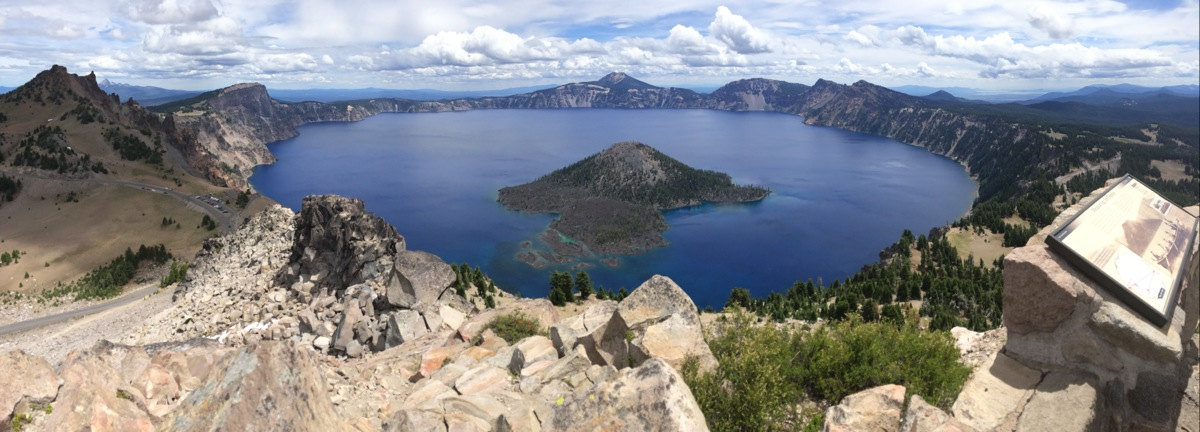
#> input picture createrLake.tiff, 1200 x 432 px
$ jupyter execute compression_and_decompression_test.ipynb   (shell and % lines are left out)   (older library calls are emulated)
#> lines starting #> are read from the running program, lines starting #| are printed output that depends on the picture
[cell 1]
#initialise variables and import dependencies
%pylab
import numpy as np
from numpy import *
import matplotlib.pyplot as plt
from scipy import fftpack
from scipy import misc
from scipy import ndimage
from __future__ import division
from sys import getsizeof
import IPython
import scipy
# Import functions and libraries
import numpy as np
import matplotlib.pyplot as plt
import scipy
from PIL import Image

from numpy import pi
from numpy import sin
from numpy import zeros
from numpy import r_
from scipy import signal
from scipy import misc # pip install Pillow
import matplotlib.pylab as pylab
import os
# import zigzag functions
from zigzag import *

[cell 2]
# [4 lines left out: function formatImage, not called in this run]

def reformatImage(image):
    img = np.array(image, dtype = uint8)
    return img
def dct2(a):
    return scipy.fftpack.dct( scipy.fftpack.dct( a, axis=0, norm='ortho' ), axis=1, norm='ortho' )

def idct2(a):
    return scipy.fftpack.idct( scipy.fftpack.idct( a, axis=0 , norm='ortho'), axis=1 , norm='ortho')

# [26 lines left out: functions EE123_psnr, rgb_to_ycbcr, ycbcr_to_rgb, not called in this run]

# Quantization Matrix
QUANTIZATION_MAT_Y = np.array([[16,11,10,16,24,40,51,61],[12,12,14,19,26,58,60,55],[14,13,16,24,40,57,69,56 ],[14,17,22,29,51,87,80,62],[18,22,37,56,68,109,103,77],[24,35,55,64,81,104,113,92],[49,64,78,87,103,121,120,101],[72,92,95,98,112,100,103,99]])
QUANTIZATION_MAT_C = np.array([[17, 18, 24, 47, 99, 99, 99, 99],[18, 21, 26, 66, 99, 99, 99, 99],[24, 26, 56, 99, 99, 99, 99, 99],[47, 66, 99, 99, 99, 99, 99, 99],[99, 99, 99, 99, 99, 99, 99, 99],[99, 99, 99, 99, 99, 99, 99, 99],[99, 99, 99, 99, 99, 99, 99, 99],[99, 99, 99, 99, 99, 99, 99, 99],])


# [16 lines left out: function get_run_length_encoding, not called in this run]
# defining block size
block_size = 8

[cell 3]
#open image fille
rgbImage = misc.imread("createrLake.tiff")
#> rgbImage is the input picture: shape (432, 1200, 3); mean R, G, B 135.6, 137.4, 141.3
os.stat("createrLake.tiff").st_size

[cell 4]
#split into RGB Channels and overlay with black

#Extract color channels
redChannel = rgbImage[:,:,0]
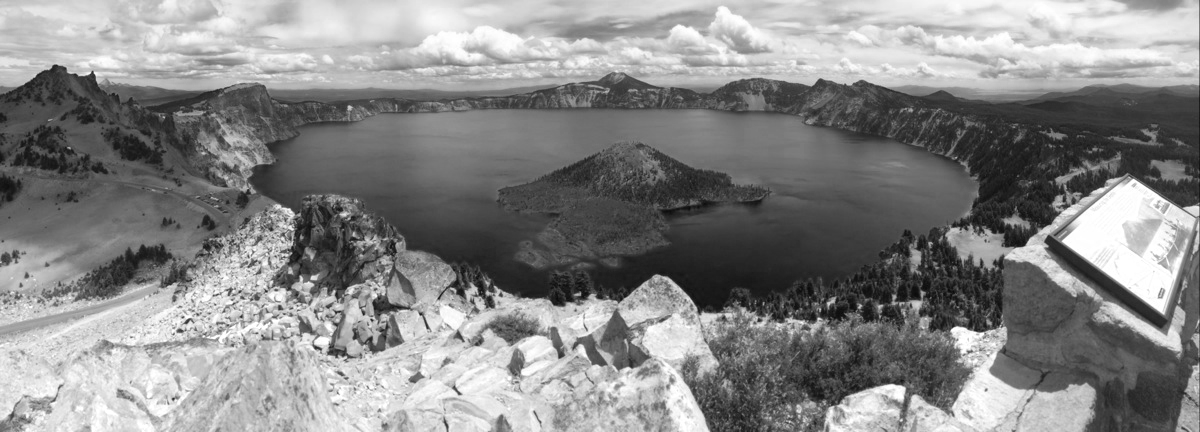
#> redChannel: shape (432, 1200); min 10, max 255, mean 135.6
greenChannel = rgbImage[:,:,1]
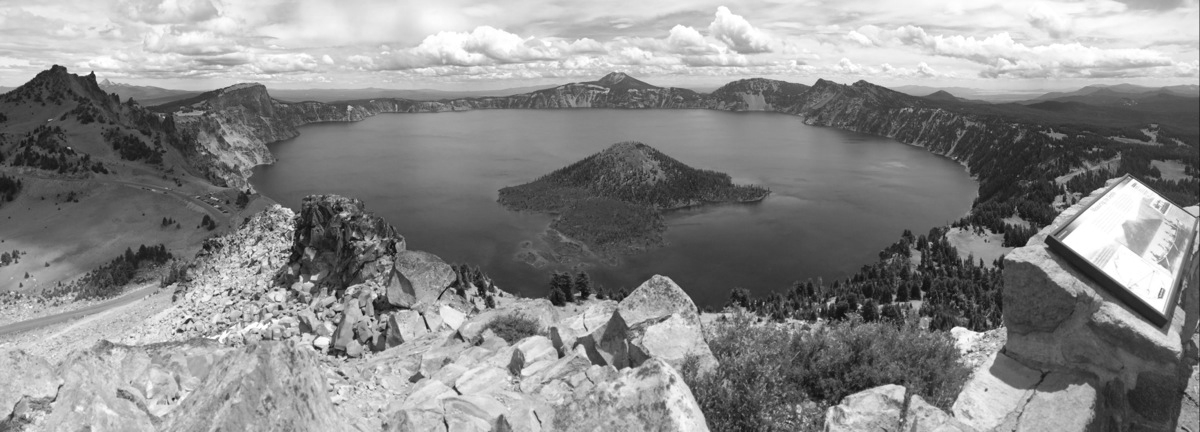
#> greenChannel: shape (432, 1200); min 11, max 255, mean 137.4
blueChannel = rgbImage[:,:,2]
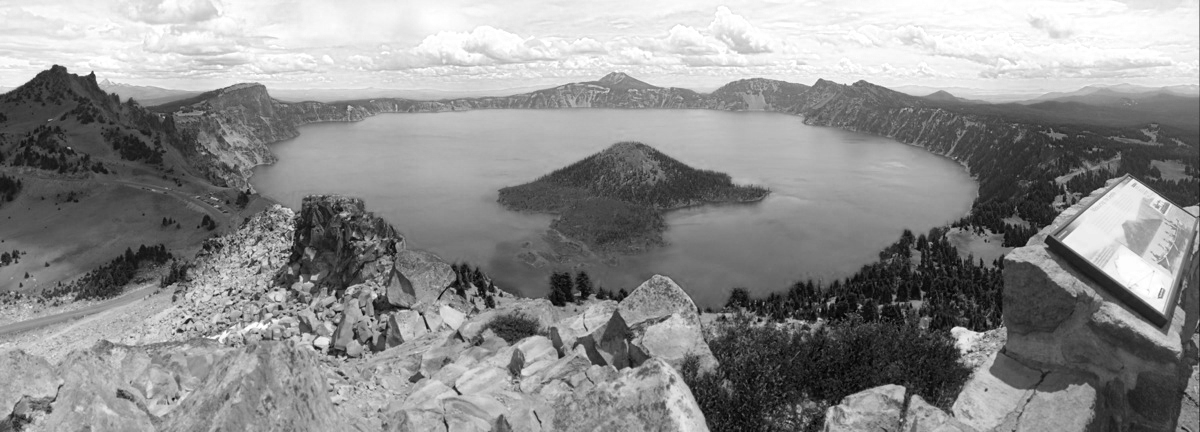
#> blueChannel: shape (432, 1200); min 0, max 255, mean 141.3
row,column,color = shape(rgbImage)
#> row = 432; column = 1200; color = 3

#Create an all black channel.
allBlack = np.zeros((row,column),dtype=float)
#Overlay color channels with zeros just for viewing purpose
just_red = np.dstack((redChannel, allBlack, allBlack))
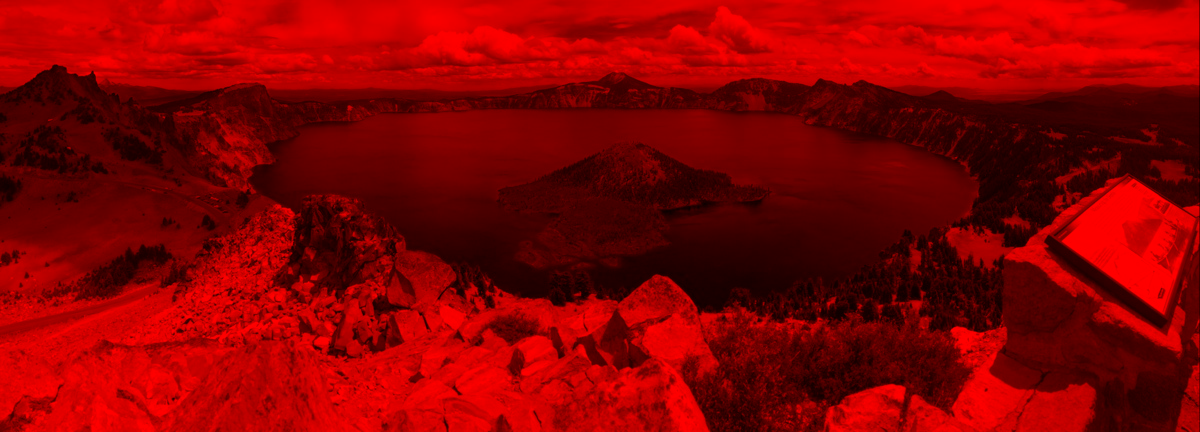
#> just_red: shape (432, 1200, 3) float64; mean of channels 0, 1, 2 135.6, 0, 0; drawn as R, G, B
just_green = np.dstack((allBlack, greenChannel, allBlack))
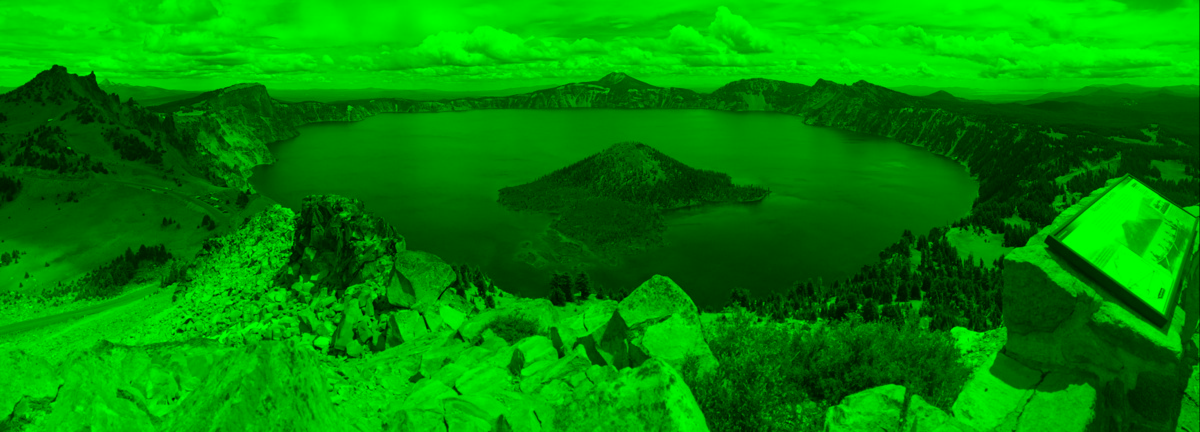
#> just_green: shape (432, 1200, 3) float64; mean of channels 0, 1, 2 0, 137.4, 0; drawn as R, G, B
just_blue = np.dstack((allBlack, allBlack, blueChannel))
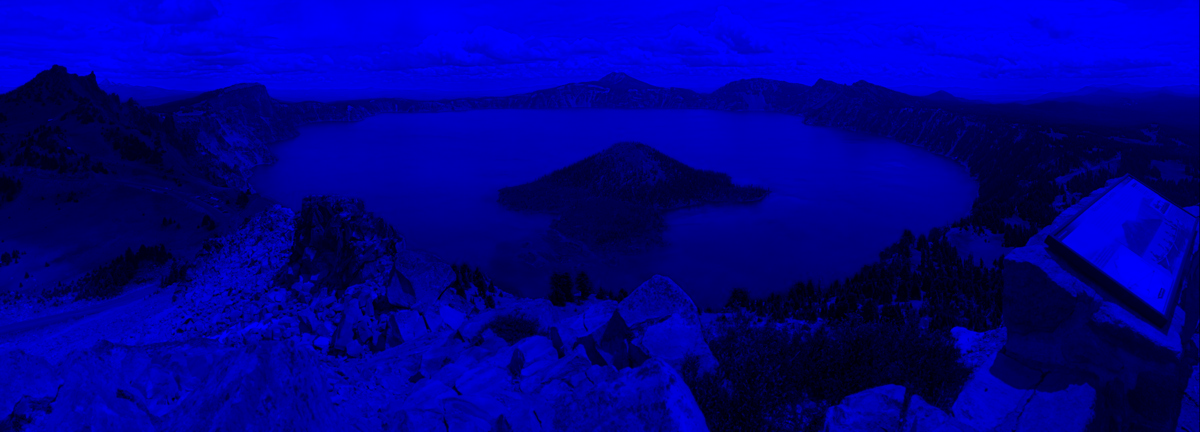
#> just_blue: shape (432, 1200, 3) float64; mean of channels 0, 1, 2 0, 0, 141.3; drawn as R, G, B

#recombinedImage1=redChannel+greenChannel+blueChannel
recombinedRGBImage = np.dstack((redChannel, greenChannel, blueChannel))

[cell 5]
#Display them all.

plt.subplot(4, 4, 1)
#> (this line was passed over: IPython is not available in this run)
plt.imshow(redChannel)
#> (this line was passed over: IPython is not available in this run)
plt.subplot(4, 4, 2)
#> (this line was passed over: IPython is not available in this run)
plt.imshow(blueChannel)
#> (this line was passed over: IPython is not available in this run)
plt.subplot(4, 4, 3)
#> (this line was passed over: IPython is not available in this run)
plt.imshow(greenChannel)
#> (this line was passed over: IPython is not available in this run)
plt.subplot(4, 4, 5)
#> (this line was passed over: IPython is not available in this run)
